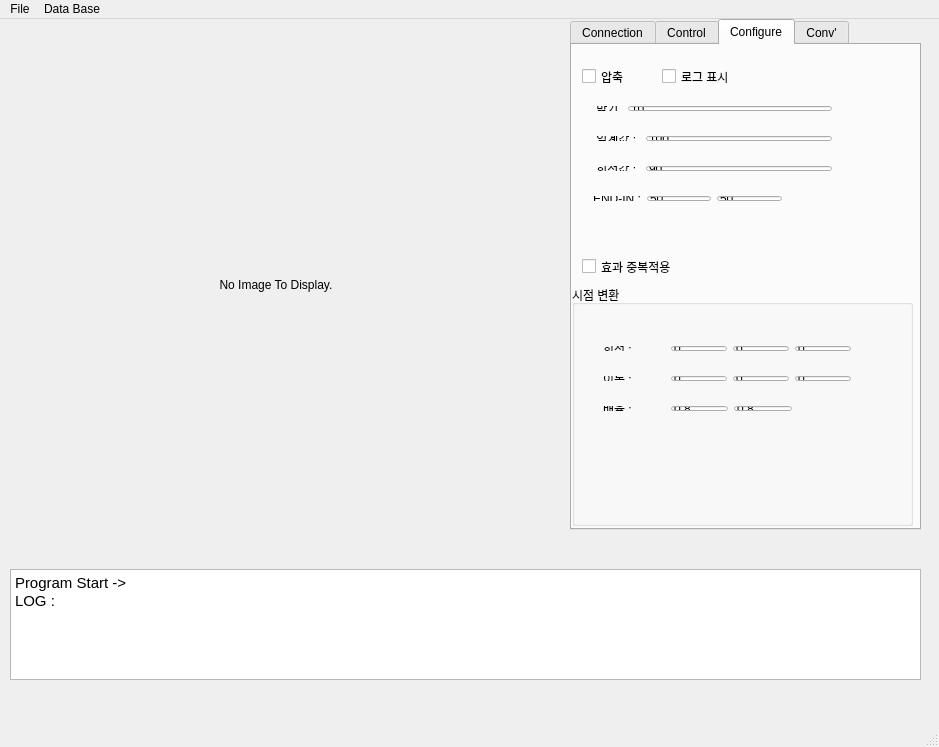
<?xml version="1.0" encoding="UTF-8"?>
<ui version="4.0">
 <class>MainWindow</class>
 <widget class="QMainWindow" name="MainWindow">
  <property name="geometry">
   <rect>
    <x>0</x>
    <y>0</y>
    <width>939</width>
    <height>747</height>
   </rect>
  </property>
  <property name="windowTitle">
   <string>MainWindow</string>
  </property>
  <widget class="QWidget" name="centralWidget">
   <widget class="PaintLabel" name="label_paint">
    <property name="geometry">
     <rect>
      <x>20</x>
      <y>10</y>
      <width>512</width>
      <height>512</height>
     </rect>
    </property>
    <property name="font">
     <font>
      <stylestrategy>PreferAntialias</stylestrategy>
     </font>
    </property>
    <property name="cursor">
     <cursorShape>CrossCursor</cursorShape>
    </property>
    <property name="text">
     <string/>
    </property>
   </widget>
   <widget class="QTabWidget" name="tab_right">
    <property name="geometry">
     <rect>
      <x>570</x>
      <y>0</y>
      <width>351</width>
      <height>511</height>
     </rect>
    </property>
    <property name="contextMenuPolicy">
     <enum>Qt::DefaultContextMenu</enum>
    </property>
    <property name="currentIndex">
     <number>2</number>
    </property>
    <widget class="QWidget" name="tab">
     <attribute name="title">
      <string>Connection</string>
     </attribute>
     <widget class="QWidget" name="layoutWidget">
      <property name="geometry">
       <rect>
        <x>0</x>
        <y>10</y>
        <width>301</width>
        <height>27</height>
       </rect>
      </property>
      <layout class="QHBoxLayout" name="horizontalLayout">
       <item>
        <widget class="QLabel" name="label_host">
         <property name="text">
          <string> Host Name : </string>
         </property>
        </widget>
       </item>
       <item>
        <widget class="QLineEdit" name="edit_host">
         <property name="inputMask">
          <string/>
         </property>
         <property name="text">
          <string>localhost</string>
         </property>
         <property name="placeholderText">
          <string>consider Ip format</string>
         </property>
        </widget>
       </item>
      </layout>
     </widget>
     <widget class="QWidget" name="layoutWidget">
      <property name="geometry">
       <rect>
        <x>0</x>
        <y>50</y>
        <width>301</width>
        <height>27</height>
       </rect>
      </property>
      <layout class="QHBoxLayout" name="horizontalLayout_2">
       <item>
        <widget class="QLabel" name="label_port">
         <property name="text">
          <string> Port Number : </string>
         </property>
        </widget>
       </item>
       <item>
        <widget class="QLineEdit" name="edit_port">
         <property name="inputMask">
          <string/>
         </property>
         <property name="text">
          <string>1234</string>
         </property>
         <property name="placeholderText">
          <string>number ONLY!!</string>
         </property>
        </widget>
       </item>
      </layout>
     </widget>
     <widget class="QPushButton" name="btn_connect">
      <property name="geometry">
       <rect>
        <x>10</x>
        <y>90</y>
        <width>89</width>
        <height>25</height>
       </rect>
      </property>
      <property name="text">
       <string>CONNECT</string>
      </property>
     </widget>
     <widget class="QPushButton" name="btn_disconnect">
      <property name="geometry">
       <rect>
        <x>100</x>
        <y>90</y>
        <width>101</width>
        <height>25</height>
       </rect>
      </property>
      <property name="text">
       <string>DISCONNECT</string>
      </property>
     </widget>
    </widget>
    <widget class="QWidget" name="tab_2">
     <attribute name="title">
      <string>Control</string>
     </attribute>
     <widget class="QPushButton" name="btn_bright">
      <property name="geometry">
       <rect>
        <x>20</x>
        <y>20</y>
        <width>231</width>
        <height>21</height>
       </rect>
      </property>
      <property name="text">
       <string>밝기 조절</string>
      </property>
     </widget>
     <widget class="QPushButton" name="btn_reverse">
      <property name="geometry">
       <rect>
        <x>20</x>
        <y>50</y>
        <width>231</width>
        <height>21</height>
       </rect>
      </property>
      <property name="text">
       <string>밝기 반전</string>
      </property>
     </widget>
     <widget class="QPushButton" name="btn_bin">
      <property name="geometry">
       <rect>
        <x>20</x>
        <y>80</y>
        <width>231</width>
        <height>21</height>
       </rect>
      </property>
      <property name="text">
       <string>이진화</string>
      </property>
     </widget>
     <widget class="QPushButton" name="btn_para">
      <property name="geometry">
       <rect>
        <x>20</x>
        <y>110</y>
        <width>231</width>
        <height>21</height>
       </rect>
      </property>
      <property name="text">
       <string>파 라 볼 라</string>
      </property>
     </widget>
     <widget class="QPushButton" name="btn_rotate">
      <property name="geometry">
       <rect>
        <x>20</x>
        <y>140</y>
        <width>231</width>
        <height>21</height>
       </rect>
      </property>
      <property name="text">
       <string>회 전</string>
      </property>
     </widget>
     <widget class="QPushButton" name="btn_zoomOut">
      <property name="geometry">
       <rect>
        <x>20</x>
        <y>170</y>
        <width>231</width>
        <height>21</height>
       </rect>
      </property>
      <property name="text">
       <string>축 소</string>
      </property>
     </widget>
     <widget class="QPushButton" name="btn_zoomIn">
      <property name="geometry">
       <rect>
        <x>20</x>
        <y>200</y>
        <width>231</width>
        <height>21</height>
       </rect>
      </property>
      <property name="text">
       <string>확 대</string>
      </property>
     </widget>
     <widget class="QPushButton" name="btn_hist">
      <property name="geometry">
       <rect>
        <x>20</x>
        <y>230</y>
        <width>231</width>
        <height>21</height>
       </rect>
      </property>
      <property name="text">
       <string>히 스 토 그 램</string>
      </property>
     </widget>
     <widget class="QPushButton" name="btn_homography">
      <property name="geometry">
       <rect>
        <x>20</x>
        <y>320</y>
        <width>231</width>
        <height>21</height>
       </rect>
      </property>
      <property name="text">
       <string>영 역 지 정 호 모 그 래 피</string>
      </property>
     </widget>
     <widget class="QPushButton" name="btn_emboss">
      <property name="geometry">
       <rect>
        <x>20</x>
        <y>290</y>
        <width>231</width>
        <height>21</height>
       </rect>
      </property>
      <property name="text">
       <string>앰 보 싱</string>
      </property>
     </widget>
     <widget class="QPushButton" name="btn_Perspectiv">
      <property name="geometry">
       <rect>
        <x>20</x>
        <y>260</y>
        <width>231</width>
        <height>21</height>
       </rect>
      </property>
      <property name="text">
       <string>시 점 변 환</string>
      </property>
     </widget>
     <widget class="QPushButton" name="btn_nomalization">
      <property name="geometry">
       <rect>
        <x>20</x>
        <y>350</y>
        <width>231</width>
        <height>21</height>
       </rect>
      </property>
      <property name="text">
       <string>평 활 화</string>
      </property>
     </widget>
     <widget class="QPushButton" name="btn_end_in">
      <property name="geometry">
       <rect>
        <x>20</x>
        <y>380</y>
        <width>231</width>
        <height>21</height>
       </rect>
      </property>
      <property name="text">
       <string>END - IN 탐색</string>
      </property>
     </widget>
    </widget>
    <widget class="QWidget" name="tab_3">
     <attribute name="title">
      <string>Configure</string>
     </attribute>
     <widget class="QWidget" name="layoutWidget_2">
      <property name="geometry">
       <rect>
        <x>10</x>
        <y>80</y>
        <width>261</width>
        <height>27</height>
       </rect>
      </property>
      <layout class="QHBoxLayout" name="horizontalLayout_4">
       <item>
        <widget class="QLabel" name="label_2">
         <property name="text">
          <string> 임계값 : </string>
         </property>
        </widget>
       </item>
       <item>
        <widget class="QLineEdit" name="edit_Thresh">
         <property name="text">
          <string>100</string>
         </property>
        </widget>
       </item>
      </layout>
     </widget>
     <widget class="QWidget" name="layoutWidget">
      <property name="geometry">
       <rect>
        <x>10</x>
        <y>50</y>
        <width>261</width>
        <height>27</height>
       </rect>
      </property>
      <layout class="QHBoxLayout" name="horizontalLayout_3">
       <item>
        <widget class="QLabel" name="label">
         <property name="text">
          <string> 밝기 </string>
         </property>
        </widget>
       </item>
       <item>
        <widget class="QLineEdit" name="edit_bright">
         <property name="text">
          <string>10</string>
         </property>
        </widget>
       </item>
      </layout>
     </widget>
     <widget class="QWidget" name="layoutWidget_3">
      <property name="geometry">
       <rect>
        <x>10</x>
        <y>110</y>
        <width>261</width>
        <height>27</height>
       </rect>
      </property>
      <layout class="QHBoxLayout" name="horizontalLayout_5">
       <item>
        <widget class="QLabel" name="label_3">
         <property name="text">
          <string> 회전값 : </string>
         </property>
        </widget>
       </item>
       <item>
        <widget class="QLineEdit" name="edit_rotate">
         <property name="text">
          <string>90</string>
         </property>
        </widget>
       </item>
      </layout>
     </widget>
     <widget class="QSplitter" name="splitter">
      <property name="geometry">
       <rect>
        <x>10</x>
        <y>20</y>
        <width>159</width>
        <height>23</height>
       </rect>
      </property>
      <property name="orientation">
       <enum>Qt::Horizontal</enum>
      </property>
      <widget class="QCheckBox" name="check_compress">
       <property name="text">
        <string>압축</string>
       </property>
      </widget>
     </widget>
     <widget class="QCheckBox" name="check_Log">
      <property name="geometry">
       <rect>
        <x>90</x>
        <y>20</y>
        <width>91</width>
        <height>23</height>
       </rect>
      </property>
      <property name="text">
       <string>로그 표시</string>
      </property>
     </widget>
     <widget class="QGroupBox" name="groupBox">
      <property name="geometry">
       <rect>
        <x>0</x>
        <y>240</y>
        <width>341</width>
        <height>241</height>
       </rect>
      </property>
      <property name="title">
       <string>시점 변환</string>
      </property>
      <widget class="QWidget" name="layoutWidget_4">
       <property name="geometry">
        <rect>
         <x>20</x>
         <y>110</y>
         <width>211</width>
         <height>27</height>
        </rect>
       </property>
       <layout class="QHBoxLayout" name="horizontalLayout_7">
        <item>
         <widget class="QLabel" name="label_5">
          <property name="text">
           <string>배율 :          </string>
          </property>
         </widget>
        </item>
        <item>
         <widget class="QLineEdit" name="edit_scaleX">
          <property name="text">
           <string>0.8</string>
          </property>
          <property name="placeholderText">
           <string>xScale</string>
          </property>
         </widget>
        </item>
        <item>
         <widget class="QLineEdit" name="edit_scaleY">
          <property name="text">
           <string>0.8</string>
          </property>
          <property name="placeholderText">
           <string>yScale</string>
          </property>
         </widget>
        </item>
       </layout>
      </widget>
      <widget class="QWidget" name="layoutWidget_5">
       <property name="geometry">
        <rect>
         <x>20</x>
         <y>80</y>
         <width>270</width>
         <height>27</height>
        </rect>
       </property>
       <layout class="QHBoxLayout" name="horizontalLayout_8">
        <item>
         <widget class="QLabel" name="label_6">
          <property name="text">
           <string>이동 :          </string>
          </property>
         </widget>
        </item>
        <item>
         <widget class="QLineEdit" name="edit_moveX">
          <property name="text">
           <string>0</string>
          </property>
          <property name="placeholderText">
           <string>xAxis</string>
          </property>
         </widget>
        </item>
        <item>
         <widget class="QLineEdit" name="edit_moveY">
          <property name="text">
           <string>0</string>
          </property>
          <property name="placeholderText">
           <string>yAxis</string>
          </property>
         </widget>
        </item>
        <item>
         <widget class="QLineEdit" name="edit_moveZ">
          <property name="text">
           <string>0</string>
          </property>
          <property name="placeholderText">
           <string>zAxis</string>
          </property>
         </widget>
        </item>
       </layout>
      </widget>
      <widget class="QWidget" name="layoutWidget">
       <property name="geometry">
        <rect>
         <x>20</x>
         <y>50</y>
         <width>270</width>
         <height>27</height>
        </rect>
       </property>
       <layout class="QHBoxLayout" name="horizontalLayout_6">
        <item>
         <widget class="QLabel" name="label_4">
          <property name="text">
           <string>회전 :          </string>
          </property>
         </widget>
        </item>
        <item>
         <widget class="QLineEdit" name="edit_rotX">
          <property name="text">
           <string>0</string>
          </property>
          <property name="placeholderText">
           <string>xAxis</string>
          </property>
         </widget>
        </item>
        <item>
         <widget class="QLineEdit" name="edit_rotY">
          <property name="text">
           <string>0</string>
          </property>
          <property name="placeholderText">
           <string>yAxis</string>
          </property>
         </widget>
        </item>
        <item>
         <widget class="QLineEdit" name="edit_rotZ">
          <property name="text">
           <string>0</string>
          </property>
          <property name="placeholderText">
           <string>zAxis</string>
          </property>
         </widget>
        </item>
       </layout>
      </widget>
      <widget class="QWidget" name="layoutWidget">
       <property name="geometry">
        <rect>
         <x>80</x>
         <y>30</y>
         <width>215</width>
         <height>19</height>
        </rect>
       </property>
       <layout class="QHBoxLayout" name="horizontalLayout_9">
        <item>
         <widget class="QLabel" name="label_7">
          <property name="text">
           <string>           X</string>
          </property>
         </widget>
        </item>
        <item>
         <widget class="QLabel" name="label_8">
          <property name="text">
           <string>         Y</string>
          </property>
         </widget>
        </item>
        <item>
         <widget class="QLabel" name="label_9">
          <property name="text">
           <string>       Z</string>
          </property>
         </widget>
        </item>
       </layout>
      </widget>
     </widget>
     <widget class="QCheckBox" name="cb_preset">
      <property name="geometry">
       <rect>
        <x>10</x>
        <y>210</y>
        <width>131</width>
        <height>23</height>
       </rect>
      </property>
      <property name="text">
       <string>효과 중복적용</string>
      </property>
     </widget>
     <widget class="QWidget" name="layoutWidget_6">
      <property name="geometry">
       <rect>
        <x>10</x>
        <y>140</y>
        <width>211</width>
        <height>27</height>
       </rect>
      </property>
      <layout class="QHBoxLayout" name="horizontalLayout_13">
       <item>
        <widget class="QLabel" name="label_10">
         <property name="text">
          <string>END-IN :</string>
         </property>
        </widget>
       </item>
       <item>
        <widget class="QLineEdit" name="edit_end">
         <property name="text">
          <string>50</string>
         </property>
         <property name="placeholderText">
          <string>xScale</string>
         </property>
        </widget>
       </item>
       <item>
        <widget class="QLineEdit" name="edit_in">
         <property name="text">
          <string>50</string>
         </property>
         <property name="placeholderText">
          <string>yScale</string>
         </property>
        </widget>
       </item>
      </layout>
     </widget>
    </widget>
    <widget class="QWidget" name="tab_4">
     <attribute name="title">
      <string>Conv'</string>
     </attribute>
     <widget class="QGroupBox" name="groupBox_2">
      <property name="geometry">
       <rect>
        <x>10</x>
        <y>20</y>
        <width>321</width>
        <height>161</height>
       </rect>
      </property>
      <property name="title">
       <string>이미지 포멧</string>
      </property>
      <widget class="QWidget" name="layoutWidget">
       <property name="geometry">
        <rect>
         <x>110</x>
         <y>20</y>
         <width>201</width>
         <height>121</height>
        </rect>
       </property>
       <layout class="QVBoxLayout" name="verticalLayout">
        <item>
         <widget class="QCheckBox" name="cb_first">
          <property name="text">
           <string>R</string>
          </property>
         </widget>
        </item>
        <item>
         <widget class="QCheckBox" name="cb_second">
          <property name="text">
           <string>G</string>
          </property>
         </widget>
        </item>
        <item>
         <widget class="QCheckBox" name="cb_third">
          <property name="text">
           <string>B</string>
          </property>
         </widget>
        </item>
       </layout>
      </widget>
      <widget class="QWidget" name="layoutWidget">
       <property name="geometry">
        <rect>
         <x>10</x>
         <y>30</y>
         <width>81</width>
         <height>47</height>
        </rect>
       </property>
       <layout class="QVBoxLayout" name="verticalLayout_2">
        <item>
         <widget class="QRadioButton" name="radio_rgb">
          <property name="text">
           <string>RGB</string>
          </property>
          <property name="checked">
           <bool>true</bool>
          </property>
         </widget>
        </item>
        <item>
         <widget class="QRadioButton" name="radio_hsv">
          <property name="text">
           <string>HSV</string>
          </property>
         </widget>
        </item>
       </layout>
      </widget>
     </widget>
     <widget class="QGroupBox" name="groupBox_3">
      <property name="geometry">
       <rect>
        <x>10</x>
        <y>190</y>
        <width>321</width>
        <height>161</height>
       </rect>
      </property>
      <property name="title">
       <string>회선 마스크</string>
      </property>
      <widget class="QWidget" name="layoutWidget">
       <property name="geometry">
        <rect>
         <x>70</x>
         <y>40</y>
         <width>156</width>
         <height>85</height>
        </rect>
       </property>
       <layout class="QVBoxLayout" name="verticalLayout_3">
        <item>
         <layout class="QHBoxLayout" name="horizontalLayout_11">
          <item>
           <widget class="QLineEdit" name="edit_00">
            <property name="text">
             <string>0</string>
            </property>
           </widget>
          </item>
          <item>
           <widget class="QLineEdit" name="edit_01">
            <property name="text">
             <string>0</string>
            </property>
           </widget>
          </item>
          <item>
           <widget class="QLineEdit" name="edit_02">
            <property name="text">
             <string>0</string>
            </property>
           </widget>
          </item>
         </layout>
        </item>
        <item>
         <layout class="QHBoxLayout" name="horizontalLayout_10">
          <item>
           <widget class="QLineEdit" name="edit_10">
            <property name="text">
             <string>0</string>
            </property>
           </widget>
          </item>
          <item>
           <widget class="QLineEdit" name="edit_11">
            <property name="text">
             <string>1</string>
            </property>
           </widget>
          </item>
          <item>
           <widget class="QLineEdit" name="edit_12">
            <property name="text">
             <string>0</string>
            </property>
           </widget>
          </item>
         </layout>
        </item>
        <item>
         <layout class="QHBoxLayout" name="horizontalLayout_12">
          <item>
           <widget class="QLineEdit" name="edit_20">
            <property name="text">
             <string>0</string>
            </property>
           </widget>
          </item>
          <item>
           <widget class="QLineEdit" name="edit_21">
            <property name="text">
             <string>0</string>
            </property>
           </widget>
          </item>
          <item>
           <widget class="QLineEdit" name="edit_22">
            <property name="text">
             <string>0</string>
            </property>
           </widget>
          </item>
         </layout>
        </item>
       </layout>
      </widget>
     </widget>
     <widget class="QPushButton" name="btn_conv">
      <property name="geometry">
       <rect>
        <x>120</x>
        <y>400</y>
        <width>93</width>
        <height>28</height>
       </rect>
      </property>
      <property name="text">
       <string>연 산</string>
      </property>
     </widget>
    </widget>
   </widget>
   <widget class="QLabel" name="label_img">
    <property name="geometry">
     <rect>
      <x>20</x>
      <y>10</y>
      <width>512</width>
      <height>512</height>
     </rect>
    </property>
    <property name="palette">
     <palette>
      <active>
       <colorrole role="WindowText">
        <brush brushstyle="SolidPattern">
         <color alpha="255">
          <red>0</red>
          <green>0</green>
          <blue>0</blue>
         </color>
        </brush>
       </colorrole>
       <colorrole role="Button">
        <brush brushstyle="SolidPattern">
         <color alpha="255">
          <red>136</red>
          <green>138</green>
          <blue>133</blue>
         </color>
        </brush>
       </colorrole>
       <colorrole role="Light">
        <brush brushstyle="SolidPattern">
         <color alpha="255">
          <red>204</red>
          <green>207</green>
          <blue>200</blue>
         </color>
        </brush>
       </colorrole>
       <colorrole role="Midlight">
        <brush brushstyle="SolidPattern">
         <color alpha="255">
          <red>170</red>
          <green>172</green>
          <blue>166</blue>
         </color>
        </brush>
       </colorrole>
       <colorrole role="Dark">
        <brush brushstyle="SolidPattern">
         <color alpha="255">
          <red>68</red>
          <green>69</green>
          <blue>66</blue>
         </color>
        </brush>
       </colorrole>
       <colorrole role="Mid">
        <brush brushstyle="SolidPattern">
         <color alpha="255">
          <red>91</red>
          <green>92</green>
          <blue>89</blue>
         </color>
        </brush>
       </colorrole>
       <colorrole role="Text">
        <brush brushstyle="SolidPattern">
         <color alpha="255">
          <red>0</red>
          <green>0</green>
          <blue>0</blue>
         </color>
        </brush>
       </colorrole>
       <colorrole role="BrightText">
        <brush brushstyle="SolidPattern">
         <color alpha="255">
          <red>255</red>
          <green>255</green>
          <blue>255</blue>
         </color>
        </brush>
       </colorrole>
       <colorrole role="ButtonText">
        <brush brushstyle="SolidPattern">
         <color alpha="255">
          <red>0</red>
          <green>0</green>
          <blue>0</blue>
         </color>
        </brush>
       </colorrole>
       <colorrole role="Base">
        <brush brushstyle="SolidPattern">
         <color alpha="255">
          <red>255</red>
          <green>255</green>
          <blue>255</blue>
         </color>
        </brush>
       </colorrole>
       <colorrole role="Window">
        <brush brushstyle="SolidPattern">
         <color alpha="255">
          <red>136</red>
          <green>138</green>
          <blue>133</blue>
         </color>
        </brush>
       </colorrole>
       <colorrole role="Shadow">
        <brush brushstyle="SolidPattern">
         <color alpha="255">
          <red>0</red>
          <green>0</green>
          <blue>0</blue>
         </color>
        </brush>
       </colorrole>
       <colorrole role="AlternateBase">
        <brush brushstyle="SolidPattern">
         <color alpha="255">
          <red>195</red>
          <green>196</green>
          <blue>194</blue>
         </color>
        </brush>
       </colorrole>
       <colorrole role="ToolTipBase">
        <brush brushstyle="SolidPattern">
         <color alpha="255">
          <red>255</red>
          <green>255</green>
          <blue>220</blue>
         </color>
        </brush>
       </colorrole>
       <colorrole role="ToolTipText">
        <brush brushstyle="SolidPattern">
         <color alpha="255">
          <red>0</red>
          <green>0</green>
          <blue>0</blue>
         </color>
        </brush>
       </colorrole>
       <colorrole role="PlaceholderText">
        <brush brushstyle="SolidPattern">
         <color alpha="128">
          <red>0</red>
          <green>0</green>
          <blue>0</blue>
         </color>
        </brush>
       </colorrole>
      </active>
      <inactive>
       <colorrole role="WindowText">
        <brush brushstyle="SolidPattern">
         <color alpha="255">
          <red>0</red>
          <green>0</green>
          <blue>0</blue>
         </color>
        </brush>
       </colorrole>
       <colorrole role="Button">
        <brush brushstyle="SolidPattern">
         <color alpha="255">
          <red>136</red>
          <green>138</green>
          <blue>133</blue>
         </color>
        </brush>
       </colorrole>
       <colorrole role="Light">
        <brush brushstyle="SolidPattern">
         <color alpha="255">
          <red>204</red>
          <green>207</green>
          <blue>200</blue>
         </color>
        </brush>
       </colorrole>
       <colorrole role="Midlight">
        <brush brushstyle="SolidPattern">
         <color alpha="255">
          <red>170</red>
          <green>172</green>
          <blue>166</blue>
         </color>
        </brush>
       </colorrole>
       <colorrole role="Dark">
        <brush brushstyle="SolidPattern">
         <color alpha="255">
          <red>68</red>
          <green>69</green>
          <blue>66</blue>
         </color>
        </brush>
       </colorrole>
       <colorrole role="Mid">
        <brush brushstyle="SolidPattern">
         <color alpha="255">
          <red>91</red>
          <green>92</green>
          <blue>89</blue>
         </color>
        </brush>
       </colorrole>
       <colorrole role="Text">
        <brush brushstyle="SolidPattern">
         <color alpha="255">
          <red>0</red>
          <green>0</green>
          <blue>0</blue>
         </color>
        </brush>
       </colorrole>
       <colorrole role="BrightText">
        <brush brushstyle="SolidPattern">
         <color alpha="255">
          <red>255</red>
          <green>255</green>
          <blue>255</blue>
         </color>
        </brush>
       </colorrole>
       <colorrole role="ButtonText">
        <brush brushstyle="SolidPattern">
         <color alpha="255">
          <red>0</red>
          <green>0</green>
          <blue>0</blue>
         </color>
        </brush>
       </colorrole>
       <colorrole role="Base">
        <brush brushstyle="SolidPattern">
         <color alpha="255">
          <red>255</red>
          <green>255</green>
          <blue>255</blue>
         </color>
        </brush>
       </colorrole>
       <colorrole role="Window">
        <brush brushstyle="SolidPattern">
         <color alpha="255">
          <red>136</red>
          <green>138</green>
          <blue>133</blue>
         </color>
        </brush>
       </colorrole>
       <colorrole role="Shadow">
        <brush brushstyle="SolidPattern">
         <color alpha="255">
          <red>0</red>
          <green>0</green>
          <blue>0</blue>
         </color>
        </brush>
       </colorrole>
       <colorrole role="AlternateBase">
        <brush brushstyle="SolidPattern">
         <color alpha="255">
          <red>195</red>
          <green>196</green>
          <blue>194</blue>
         </color>
        </brush>
       </colorrole>
       <colorrole role="ToolTipBase">
        <brush brushstyle="SolidPattern">
         <color alpha="255">
          <red>255</red>
          <green>255</green>
          <blue>220</blue>
         </color>
        </brush>
       </colorrole>
       <colorrole role="ToolTipText">
        <brush brushstyle="SolidPattern">
         <color alpha="255">
          <red>0</red>
          <green>0</green>
          <blue>0</blue>
         </color>
        </brush>
       </colorrole>
       <colorrole role="PlaceholderText">
        <brush brushstyle="SolidPattern">
         <color alpha="128">
          <red>0</red>
          <green>0</green>
          <blue>0</blue>
         </color>
        </brush>
       </colorrole>
      </inactive>
      <disabled>
       <colorrole role="WindowText">
        <brush brushstyle="SolidPattern">
         <color alpha="255">
          <red>68</red>
          <green>69</green>
          <blue>66</blue>
         </color>
        </brush>
       </colorrole>
       <colorrole role="Button">
        <brush brushstyle="SolidPattern">
         <color alpha="255">
          <red>136</red>
          <green>138</green>
          <blue>133</blue>
         </color>
        </brush>
       </colorrole>
       <colorrole role="Light">
        <brush brushstyle="SolidPattern">
         <color alpha="255">
          <red>204</red>
          <green>207</green>
          <blue>200</blue>
         </color>
        </brush>
       </colorrole>
       <colorrole role="Midlight">
        <brush brushstyle="SolidPattern">
         <color alpha="255">
          <red>170</red>
          <green>172</green>
          <blue>166</blue>
         </color>
        </brush>
       </colorrole>
       <colorrole role="Dark">
        <brush brushstyle="SolidPattern">
         <color alpha="255">
          <red>68</red>
          <green>69</green>
          <blue>66</blue>
         </color>
        </brush>
       </colorrole>
       <colorrole role="Mid">
        <brush brushstyle="SolidPattern">
         <color alpha="255">
          <red>91</red>
          <green>92</green>
          <blue>89</blue>
         </color>
        </brush>
       </colorrole>
       <colorrole role="Text">
        <brush brushstyle="SolidPattern">
         <color alpha="255">
          <red>68</red>
          <green>69</green>
          <blue>66</blue>
         </color>
        </brush>
       </colorrole>
       <colorrole role="BrightText">
        <brush brushstyle="SolidPattern">
         <color alpha="255">
          <red>255</red>
          <green>255</green>
          <blue>255</blue>
         </color>
        </brush>
       </colorrole>
       <colorrole role="ButtonText">
        <brush brushstyle="SolidPattern">
         <color alpha="255">
          <red>68</red>
          <green>69</green>
          <blue>66</blue>
         </color>
        </brush>
       </colorrole>
       <colorrole role="Base">
        <brush brushstyle="SolidPattern">
         <color alpha="255">
          <red>136</red>
          <green>138</green>
          <blue>133</blue>
         </color>
        </brush>
       </colorrole>
       <colorrole role="Window">
        <brush brushstyle="SolidPattern">
         <color alpha="255">
          <red>136</red>
          <green>138</green>
          <blue>133</blue>
         </color>
        </brush>
       </colorrole>
       <colorrole role="Shadow">
        <brush brushstyle="SolidPattern">
         <color alpha="255">
          <red>0</red>
          <green>0</green>
          <blue>0</blue>
         </color>
        </brush>
       </colorrole>
       <colorrole role="AlternateBase">
        <brush brushstyle="SolidPattern">
         <color alpha="255">
          <red>136</red>
          <green>138</green>
          <blue>133</blue>
         </color>
        </brush>
       </colorrole>
       <colorrole role="ToolTipBase">
        <brush brushstyle="SolidPattern">
         <color alpha="255">
          <red>255</red>
          <green>255</green>
          <blue>220</blue>
         </color>
        </brush>
       </colorrole>
       <colorrole role="ToolTipText">
        <brush brushstyle="SolidPattern">
         <color alpha="255">
          <red>0</red>
          <green>0</green>
          <blue>0</blue>
         </color>
        </brush>
       </colorrole>
       <colorrole role="PlaceholderText">
        <brush brushstyle="SolidPattern">
         <color alpha="128">
          <red>0</red>
          <green>0</green>
          <blue>0</blue>
         </color>
        </brush>
       </colorrole>
      </disabled>
     </palette>
    </property>
    <property name="cursor">
     <cursorShape>ArrowCursor</cursorShape>
    </property>
    <property name="text">
     <string>No Image To Display.</string>
    </property>
    <property name="alignment">
     <set>Qt::AlignCenter</set>
    </property>
   </widget>
   <widget class="QTextEdit" name="edit_log">
    <property name="enabled">
     <bool>true</bool>
    </property>
    <property name="geometry">
     <rect>
      <x>10</x>
      <y>550</y>
      <width>911</width>
      <height>111</height>
     </rect>
    </property>
    <property name="html">
     <string>&lt;!DOCTYPE HTML PUBLIC &quot;-//W3C//DTD HTML 4.0//EN&quot; &quot;http://www.w3.org/TR/REC-html40/strict.dtd&quot;&gt;
&lt;html&gt;&lt;head&gt;&lt;meta name=&quot;qrichtext&quot; content=&quot;1&quot; /&gt;&lt;style type=&quot;text/css&quot;&gt;
p, li { white-space: pre-wrap; }
&lt;/style&gt;&lt;/head&gt;&lt;body style=&quot; font-family:'Gulim'; font-size:9pt; font-weight:400; font-style:normal;&quot;&gt;
&lt;p style=&quot; margin-top:0px; margin-bottom:0px; margin-left:0px; margin-right:0px; -qt-block-indent:0; text-indent:0px;&quot;&gt;&lt;span style=&quot; font-family:'Ubuntu'; font-size:11pt;&quot;&gt;Program Start -&amp;gt;&lt;/span&gt;&lt;/p&gt;
&lt;p style=&quot; margin-top:0px; margin-bottom:0px; margin-left:0px; margin-right:0px; -qt-block-indent:0; text-indent:0px;&quot;&gt;&lt;span style=&quot; font-family:'Ubuntu'; font-size:11pt;&quot;&gt;LOG : &lt;/span&gt;&lt;/p&gt;&lt;/body&gt;&lt;/html&gt;</string>
    </property>
   </widget>
   <zorder>tab_right</zorder>
   <zorder>label_img</zorder>
   <zorder>label_paint</zorder>
   <zorder>edit_log</zorder>
  </widget>
  <widget class="QMenuBar" name="menuBar">
   <property name="geometry">
    <rect>
     <x>0</x>
     <y>0</y>
     <width>939</width>
     <height>26</height>
    </rect>
   </property>
   <widget class="QMenu" name="menufile">
    <property name="title">
     <string>File</string>
    </property>
    <addaction name="openInImage"/>
   </widget>
   <widget class="QMenu" name="menuConfigure">
    <property name="title">
     <string>Data Base</string>
    </property>
    <addaction name="actionSaveImage"/>
    <addaction name="actionLoadImage"/>
   </widget>
   <addaction name="menufile"/>
   <addaction name="menuConfigure"/>
  </widget>
  <widget class="QStatusBar" name="statusBar"/>
  <action name="openInImage">
   <property name="text">
    <string>open</string>
   </property>
  </action>
  <action name="actionSaveImage">
   <property name="text">
    <string>SaveImage</string>
   </property>
  </action>
  <action name="actionLoadImage">
   <property name="text">
    <string>LoadImage</string>
   </property>
  </action>
 </widget>
 <layoutdefault spacing="6" margin="11"/>
 <customwidgets>
  <customwidget>
   <class>PaintLabel</class>
   <extends>QLabel</extends>
   <header>mainwindow.h</header>
  </customwidget>
 </customwidgets>
 <resources/>
 <connections/>
</ui>
